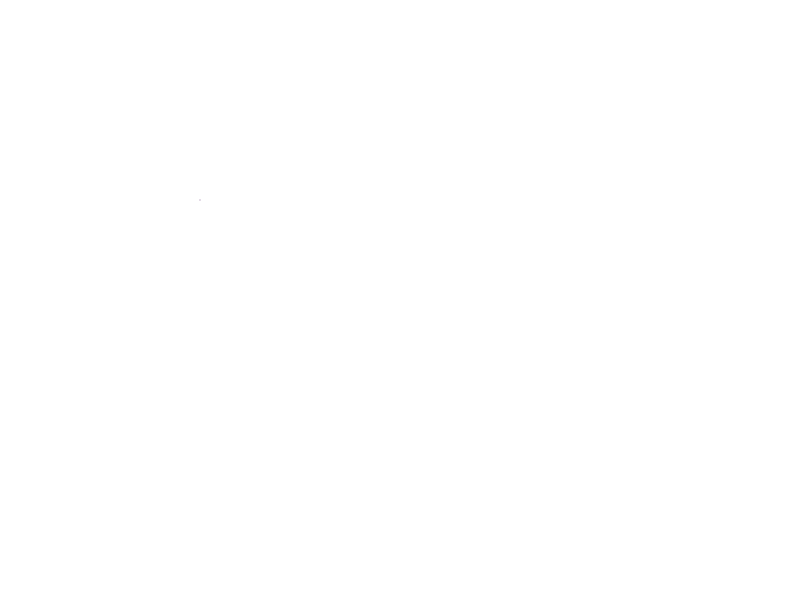
Frame 1 (no input)
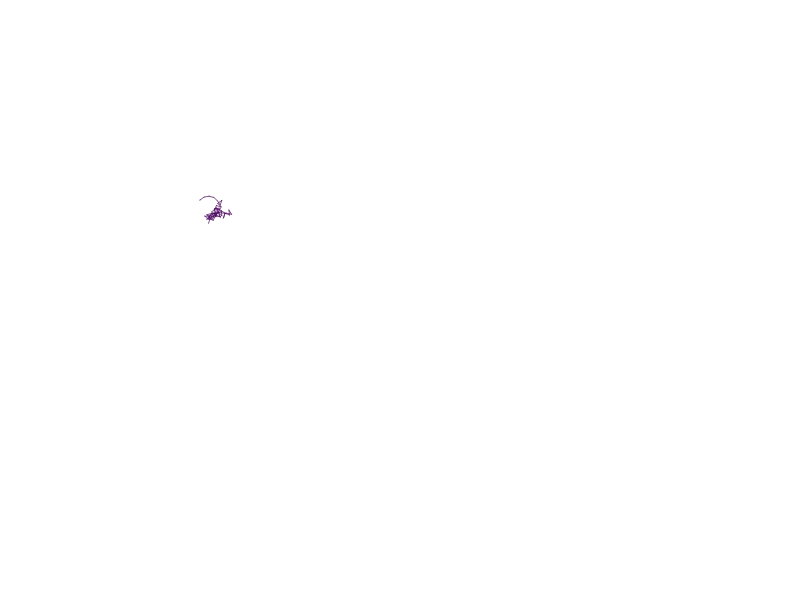
Frame 60 (no input)
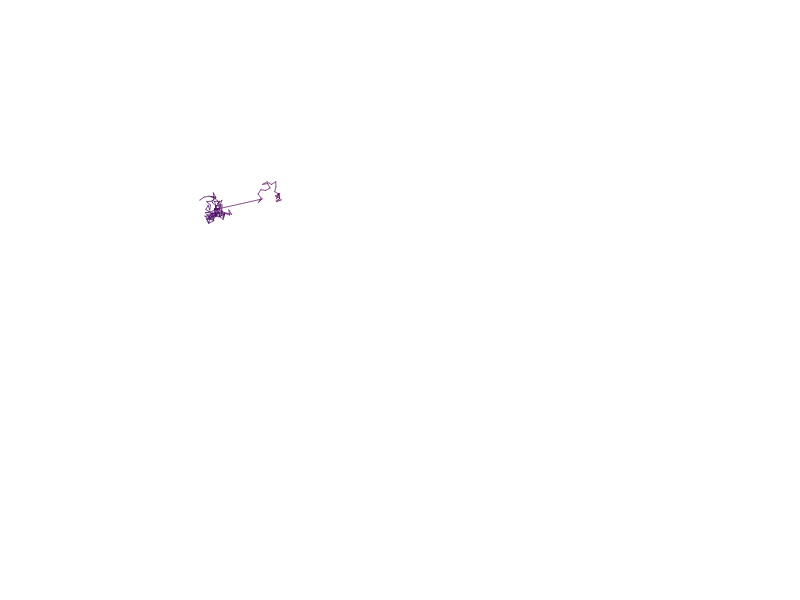
Frame 120 (the mouse pressed at the canvas centre since frame 60)

The p5.js sketch that drew these frames (run headless with seeded random() and noise() and a simulated clock; from frame 60 on, the mouse is pressed at the canvas centre):

// p5.js sketch
// ── sketch.js
// Carla de Beer
// October 2017
// Random walker with Lévy flight.

// Based on Daniel Shiffman's Coding Train video example:
// https://www.youtube.com/watch?v=bqF9w9TTfeo

let pos, prev;

function setup() {
	let cnv = createCanvas(800, 600);
	let x = (windowWidth - width) / 2;
	let y = (windowHeight - height) / 2;
	cnv.position(x, y);
	background(255);
	pos = createVector(200, 200);
	prev = pos.copy();
	noFill();
}

function draw() {
	noFill();

	let r = map(pos.x, 0, width, 10, 255);
	let b = map(pos.y, 0, height, 10, 255);

	stroke(r, 10, b, 180);
	strokeWeight(1);
	line(pos.x, pos.y, prev.x, prev.y);

	prev.set(pos);

	let step = p5.Vector.random2D();

	let rand = random(100);

	if (rand < 1) {
		step.mult(random(10, 80));
	} else {
		step.setMag(5);
	}

	pos.add(step);

	if (pos.x > width) {
		pos.x = width - 100;
	} else if (pos.x < 0) {
		pos.x = 100;
	} else if (pos.y > height) {
		pos.y = height - 100;
	} else if (pos.y < 0) {
		pos.y = 100;
	}
}
